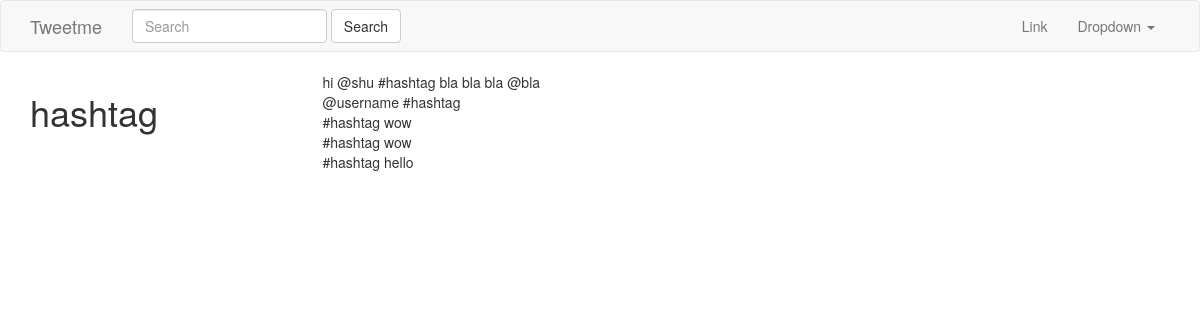
Page /tags/hashtag/ on the earlier database version.
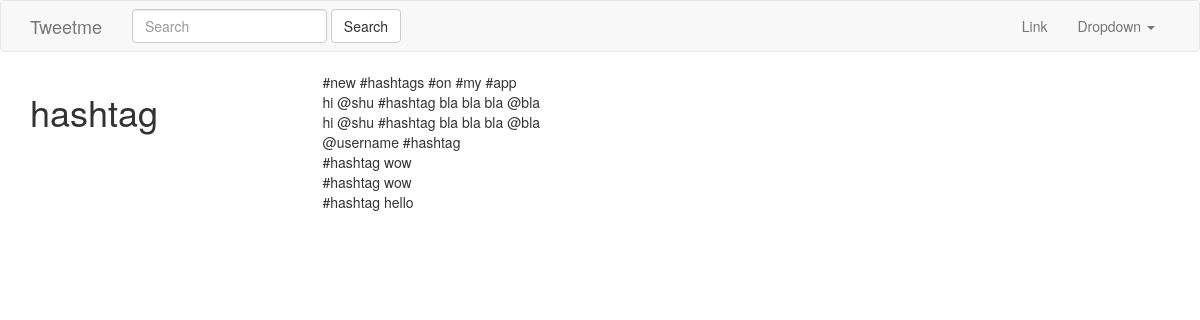
Same page on the later database version.
### hashtags/models.py (models this page shows, shortened)
class HashTag(models.Model):
    tag = models.CharField(max_length=120)
    timestamp = models.DateTimeField(auto_now_add=True)
    def get_tweets(self):
        return Tweet.objects.filter(content__icontains="#" + self.tag)

### tweets/models.py (models this page shows, shortened)
class Tweet(models.Model):
    parent      = models.ForeignKey("self", blank=True, null=True)
    user        = models.ForeignKey(settings.AUTH_USER_MODEL)
    content     = models.CharField(max_length=140, validators=[validate_content])
    liked       = models.ManyToManyField(settings.AUTH_USER_MODEL, blank=True, related_name='liked')
    updated     = models.DateTimeField(auto_now=True)
    timestamp   = models.DateTimeField(auto_now_add=True)
    objects = TweetManager()
    class Meta:
        ordering = ['-timestamp']

### hashtags/views.py (the view)
# urls.py: url(r'^tags/(?P<hashtag>.*)/$', HashTagView.as_view(), name='hashtag'),
class HashTagView(View):
    def get(self, request, hashtag, *args, **kwargs):
        obj, created = HashTag.objects.get_or_create(tag=hashtag)
        return render(request, 'hashtags/tag_view.html', {"obj": obj})

### hashtags/templates/hashtags/tag_view.html
{% extends "base.html" %}
{% block content %}
    <div class="row">
        <div class="col-sm-3 col-xs-12">
        <h1>{{ obj.tag }}</h1>
        </div>
        <div class="col-sm-9">
        {% for tweet in obj.get_tweets %}
        {{tweet.content}}<br/>
        {% endfor %}
</div>
</div>
{% endblock content %}

### templates/base.html (shortened to what this page needs)
{% load static %}
<!DOCTYPE html>
<html lang="en">
  <head>
    <link href="{% static 'css/bootstrap.min.css' %}" rel="stylesheet">
  </head>
  <body>
    {% include "navbar.html" %}
    <div class="container">
      {% block content %}
      {% endblock content %}
    </div>
  </body>
</html>

### templates/navbar.html (shortened to what this page needs)
<nav class="navbar navbar-default">
  <div class="container">
    <div class="navbar-header">
      <a class="navbar-brand" href="{% url 'home' %}">Tweetme</a>
    </div>
        {% include "tweets/search_form.html" %}
    <div class="collapse navbar-collapse" id="bs-example-navbar-collapse-1">
      <ul class="nav navbar-nav navbar-right">
        <li><a href="#">Link</a></li>
        <li class="dropdown">
          <a href="#" class="dropdown-toggle" data-toggle="dropdown" role="button" aria-haspopup="true" aria-expanded="false">Dropdown <span class="caret"></span></a>
        </li>
      </ul>
    </div>
  </div>
</nav>

### tweets/templates/tweets/search_form.html
<form id='navbar-search-form' class="navbar-form navbar-left" method='GET' action='{% url "tweet:list" %}'>
    <div class="form-group">
        <input class="form-control" type='text' name='q' placeholder="Search" value='{{ request.GET.q }}'/>
    </div>
    <input class="btn btn-default" type="submit" value="Search" />
</form>

Differences in the rows shown:
added Tweet: content "#new #hashtags #on #my #app"
added Tweet: content "hi @shu #hashtag bla bla bla @bla"
